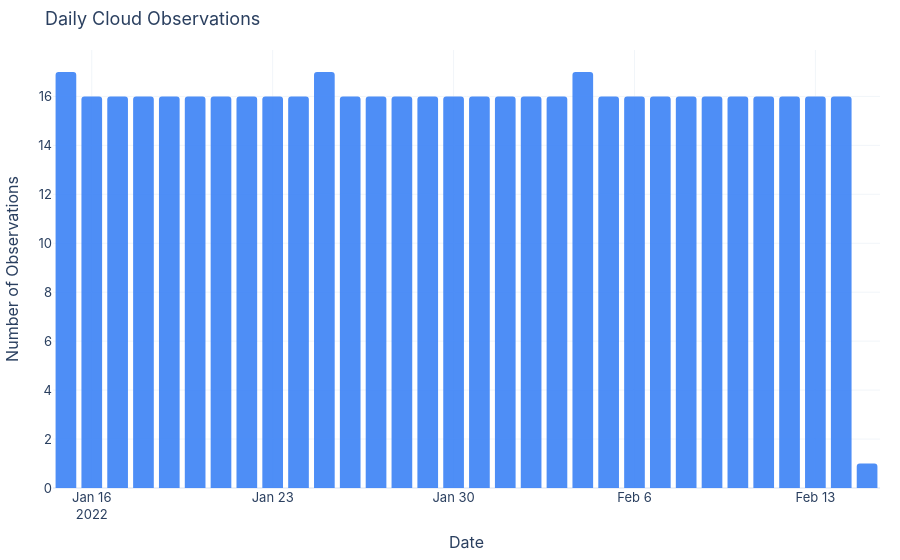

Notebook code cell kept with this figure:
### Markdown cell above
## 2. Temporal Trends

How did participation evolve during the challenge period? We expect peaks
around the challenge start and possibly weekends when more volunteers are
available.

### Code cell
counts = daily_observation_counts(df)
fig = plot_daily_counts(counts)
fig.show()

### Figure 1 — Plotly figure (JSON) as saved in the notebook; plotly's stock layout.template omitted (floating-point values rounded to 4 significant figures)
{"data": [{"hovertemplate": "Date=%{x}<br>Observations=%{y}<extra></extra>", "legendgroup": "", "marker": {"color": "#3b82f6", "cornerradius": 3, "line": {"width": 0}, "pattern": {"shape": ""}}, "name": "", "opacity": 0.9, "orientation": "v", "showlegend": false, "textposition": "auto", "type": "bar", "x": ["2022-01-15T00:00:00", "2022-01-16T00:00:00", "2022-01-17T00:00:00", "2022-01-18T00:00:00", "2022-01-19T00:00:00", "2022-01-20T00:00:00", "2022-01-21T00:00:00", "2022-01-22T00:00:00", "2022-01-23T00:00:00", "2022-01-24T00:00:00", "2022-01-25T00:00:00", "2022-01-26T00:00:00", "2022-01-27T00:00:00", "2022-01-28T00:00:00", "2022-01-29T00:00:00", "2022-01-30T00:00:00", "2022-01-31T00:00:00", "2022-02-01T00:00:00", "2022-02-02T00:00:00", "2022-02-03T00:00:00", "2022-02-04T00:00:00", "2022-02-05T00:00:00", "2022-02-06T00:00:00", "2022-02-07T00:00:00", "2022-02-08T00:00:00", "2022-02-09T00:00:00", "2022-02-10T00:00:00", "2022-02-11T00:00:00", "2022-02-12T00:00:00", "2022-02-13T00:00:00", "2022-02-14T00:00:00", "2022-02-15T00:00:00"], "xaxis": "x", "y": [17, 16, 16, 16, 16, 16, 16, 16, 16, 16, 17, 16, 16, 16, 16, 16, 16, 16, 16, 16, 17, 16, 16, 16, 16, 16, 16, 16, 16, 16, 16, 1], "yaxis": "y"}], "layout": {"barmode": "relative", "font": {"family": "Inter, -apple-system, sans-serif", "size": 13}, "legend": {"tracegroupgap": 0}, "margin": {"b": 40, "l": 40, "r": 20, "t": 50}, "paper_bgcolor": "rgba(0,0,0,0)", "plot_bgcolor": "rgba(0,0,0,0)", "title": {"text": "Daily Cloud Observations"}, "xaxis": {"anchor": "y", "domain": [0.0, 1.0], "gridcolor": "#f1f5f9", "title": {"text": "Date"}}, "yaxis": {"anchor": "x", "domain": [0.0, 1.0], "gridcolor": "#f1f5f9", "title": {"text": "Number of Observations"}}}}
